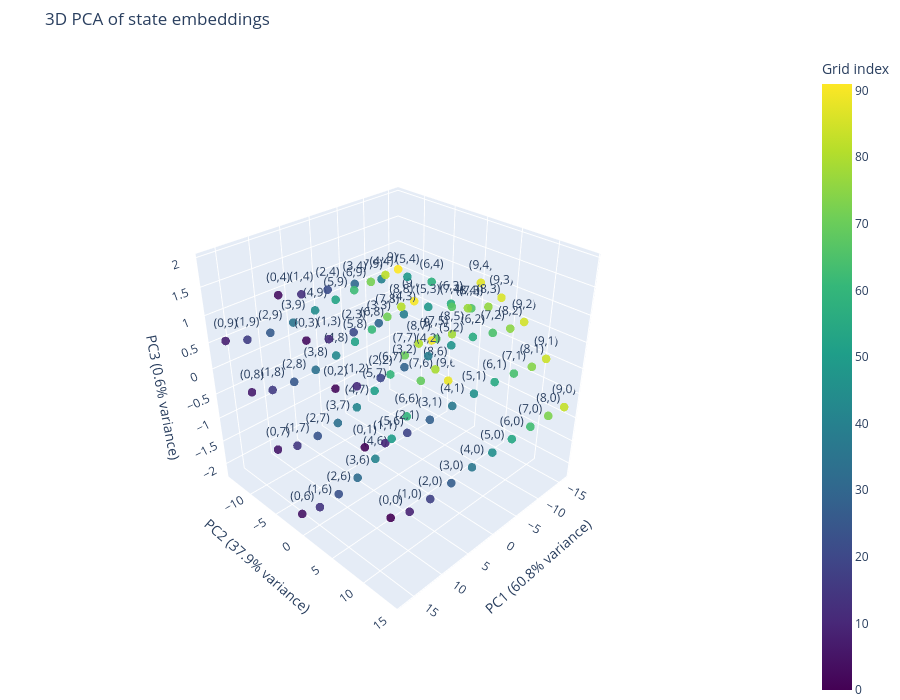

The notebook cell this image was saved under:
### Code cell
import numpy as np
import plotly.graph_objects as go

# Enumerate valid agent positions for the current environment configuration.
valid_positions = [
    (y, x_pos)
    for y in range(env.size)
    for x_pos in range(env.size)
    if env.valid_position(y, x_pos)
]

# Render and encode each position.
original_pos = env.agent_pos.copy()
images = []

for y, x_pos in valid_positions:
    env.agent_pos = np.array([y, x_pos], dtype=np.int64)
    images.append(env.render())

env.agent_pos = original_pos

images = torch.tensor(
    np.stack(images),
    dtype=torch.float32,
    device=device
).permute(0, 3, 1, 2)

model.eval()
with torch.no_grad():
    embeddings = model.encoder(images).cpu().numpy()

# Use the existing embeddings from the notebook.
centered = embeddings - embeddings.mean(axis=0, keepdims=True)
u, singular_values, _ = np.linalg.svd(centered, full_matrices=False)

# Keep the first 3 principal components
pca_3d = u[:, :3] * singular_values[:3]
explained = singular_values[:3] ** 2 / np.sum(singular_values ** 2)

# Optional: keep a stable ordering for hover/labels
positions = np.array(valid_positions, dtype=int)

fig = go.Figure(
    data=[
        go.Scatter3d(
            x=pca_3d[:, 0],
            y=pca_3d[:, 1],
            z=pca_3d[:, 2],
            mode="markers+text",
            text=[f"({y},{x})" for y, x in valid_positions],
            textposition="top center",
            customdata=positions,
            marker=dict(
                size=5,
                color=np.arange(len(valid_positions)),
                colorscale="Viridis",
                opacity=0.9,
                showscale=True,
                colorbar=dict(title="Grid index")
            ),
            hovertemplate=(
                "Position: (%{customdata[0]}, %{customdata[1]})<br>"
                "PC1: %{x:.3f}<br>"
                "PC2: %{y:.3f}<br>"
                "PC3: %{z:.3f}<extra></extra>"
            ),
        )
    ]
)

fig.update_layout(
    title="3D PCA of state embeddings",
    width=900,
    height=700,
    scene=dict(
        xaxis_title=f"PC1 ({explained[0]:.1%} variance)",
        yaxis_title=f"PC2 ({explained[1]:.1%} variance)",
        zaxis_title=f"PC3 ({explained[2]:.1%} variance)",
        camera=dict(
            eye=dict(x=1.8, y=1.8, z=1.6)
        ),
        dragmode="orbit",
    ),
    margin=dict(l=0, r=0, b=0, t=50),
)

fig.show()

### Figure 1 — Plotly figure (JSON) as saved in the notebook; plotly's stock layout.template omitted (floating-point values rounded to 4 significant figures; data arrays with more than 128 entries replaced by an {"elided": "..."} marker saying what was removed)
{"data": [{"customdata": {"elided": "92x2 int values"}, "hovertemplate": "Position: (%{customdata[0]}, %{customdata[1]})<br>PC1: %{x:.3f}<br>PC2: %{y:.3f}<br>PC3: %{z:.3f}<extra></extra>", "marker": {"color": [0, 1, 2, 3, 4, 5, 6, 7, 8, 9, 10, 11, 12, 13, 14, 15, 16, 17, 18, 19, 20, 21, 22, 23, 24, 25, 26, 27, 28, 29, 30, 31, 32, 33, 34, 35, 36, 37, 38, 39, 40, 41, 42, 43, 44, 45, 46, 47, 48, 49, 50, 51, 52, 53, 54, 55, 56, 57, 58, 59, 60, 61, 62, 63, 64, 65, 66, 67, 68, 69, 70, 71, 72, 73, 74, 75, 76, 77, 78, 79, 80, 81, 82, 83, 84, 85, 86, 87, 88, 89, 90, 91], "colorbar": {"title": {"text": "Grid index"}}, "colorscale": [[0, "#440154"], [0.1111, "#482878"], [0.2222, "#3e4989"], [0.3333, "#31688e"], [0.4444, "#26828e"], [0.5556, "#1f9e89"], [0.6667, "#35b779"], [0.7778, "#6ece58"], [0.8889, "#b5de2b"], [1, "#fde725"]], "opacity": 0.9, "showscale": true, "size": 5}, "mode": "markers+text", "text": ["(0,0)", "(0,1)", "(0,2)", "(0,3)", "(0,4)", "(0,6)", "(0,7)", "(0,8)", "(0,9)", "(1,0)", "(1,1)", "(1,2)", "(1,3)", "(1,4)", "(1,6)", "(1,7)", "(1,8)", "(1,9)", "(2,0)", "(2,1)", "(2,2)", "(2,3)", "(2,4)", "(2,6)", "(2,7)", "(2,8)", "(2,9)", "(3,0)", "(3,1)", "(3,2)", "(3,3)", "(3,4)", "(3,6)", "(3,7)", "(3,8)", "(3,9)", "(4,0)", "(4,1)", "(4,2)", "(4,3)", "(4,4)", "(4,6)", "(4,7)", "(4,8)", "(4,9)", "(5,0)", "(5,1)", "(5,2)", "(5,3)", "(5,4)", "(5,6)", "(5,7)", "(5,8)", "(5,9)", "(6,0)", "(6,1)", "(6,2)", "(6,3)", "(6,4)", "(6,6)", "(6,7)", "(6,8)", "(6,9)", "(7,0)", "(7,1)", "(7,2)", "(7,3)", "(7,4)", "(7,5)", "(7,6)", "(7,7)", "(7,8)", "(7,9)", "(8,0)", "(8,1)", "(8,2)", "(8,3)", "(8,4)", "(8,5)", "(8,6)", "(8,7)", "(8,8)", "(8,9)", "(9,0)", "(9,1)", "(9,2)", "(9,3)", "(9,4)", "(9,6)", "(9,7)", "(9,8)", "(9,9)"], "textposition": "top center", "type": "scatter3d", "x": [16.44, 16.32, 16.25, 16.25, 16.39, 16.76, 16.61, 16.56, 16.72, 13.29, 13.18, 13.14, 13.15, 13.37, 13.51, 13.35, 13.32, 13.46, 9.684, 9.573, 9.515, 9.537, 9.739, 9.779, 9.634, 9.617, 9.769, 5.891, 5.774, 5.722, 5.745, 5.877, 5.803, 5.721, 5.692, 5.82, 2.093, 1.93, 1.866, 1.858, 1.933, 1.801, 1.771, 1.756, 1.838, -1.688, -1.839, -1.935, -1.977, -1.986, -2.119, -2.108, -2.111, -2.065, -5.323, -5.459, -5.542, -5.634, -5.766, -5.858, -5.787, -5.784, -5.859, -8.784, -8.882, -8.98, -9.112, -9.313, -9.243, -9.343, -9.271, -9.367, -9.512, -12.09, -12.16, -12.24, -12.38, -12.54, -12.63, -12.64, -12.63, -12.78, -12.96, -15.12, -15.03, -15.04, -15.11, -15.26, -15.45, -15.47, -15.67, -15.96], "y": [12.91, 9.35, 5.348, 1.372, -2.387, -1.125, -4.782, -8.742, -12.6, 12.86, 9.346, 5.414, 1.518, -2.14, -1.392, -4.94, -8.805, -12.57, 12.8, 9.36, 5.523, 1.7, -1.841, -1.73, -5.164, -8.921, -12.56, 12.77, 9.433, 5.683, 1.977, -1.426, -2.122, -5.418, -9.057, -12.59, 12.83, 9.571, 5.932, 2.33, -0.9566, -2.584, -5.725, -9.215, -12.65, 12.96, 9.814, 6.268, 2.763, -0.3956, -3.075, -6.066, -9.433, -12.73, 13.18, 10.12, 6.677, 3.268, 0.2194, -3.572, -6.445, -9.706, -12.9, 13.46, 10.49, 7.091, 3.755, 0.7288, -1.496, -3.999, -6.853, -10.08, -13.17, 13.84, 10.89, 7.412, 3.996, 0.8582, -1.504, -4.089, -7.13, -10.46, -13.54, 14.2, 11.07, 7.544, 4.018, 0.7259, -3.909, -7.084, -10.53, -13.77], "z": [-0.7944, 0.1713, 0.8759, 1.412, 1.932, -2.016, -0.9765, -0.1323, 0.6018, -0.9354, 0.03376, 0.74, 1.288, 1.825, -2.148, -1.129, -0.2808, 0.4636, -0.9768, -0.01814, 0.6839, 1.233, 1.757, -2.175, -1.19, -0.3377, 0.4129, -0.9548, -0.01767, 0.6744, 1.22, 1.709, -2.133, -1.184, -0.3219, 0.4183, -0.9112, 0.01261, 0.6808, 1.209, 1.647, -2.024, -1.115, -0.2499, 0.466, -0.8699, 0.03526, 0.6957, 1.184, 1.55, -1.868, -1.011, -0.1797, 0.4988, -0.8263, 0.06664, 0.6905, 1.102, 1.334, -1.631, -0.8865, -0.1215, 0.5154, -0.7782, 0.06229, 0.62, 0.8857, 0.7427, -0.007373, -1.067, -0.6843, -0.04511, 0.5163, -0.7366, 0.03669, 0.5577, 0.777, 0.5758, -0.0816, -1.001, -0.6142, -0.01044, 0.4992, -0.7183, 0.04949, 0.5571, 0.8289, 0.9413, -1.402, -0.6881, -0.02428, 0.4853]}], "layout": {"height": 700, "margin": {"b": 0, "l": 0, "r": 0, "t": 50}, "scene": {"camera": {"eye": {"x": 1.8, "y": 1.8, "z": 1.6}}, "dragmode": "orbit", "xaxis": {"title": {"text": "PC1 (60.8% variance)"}}, "yaxis": {"title": {"text": "PC2 (37.9% variance)"}}, "zaxis": {"title": {"text": "PC3 (0.6% variance)"}}}, "title": {"text": "3D PCA of state embeddings"}, "width": 900}}
